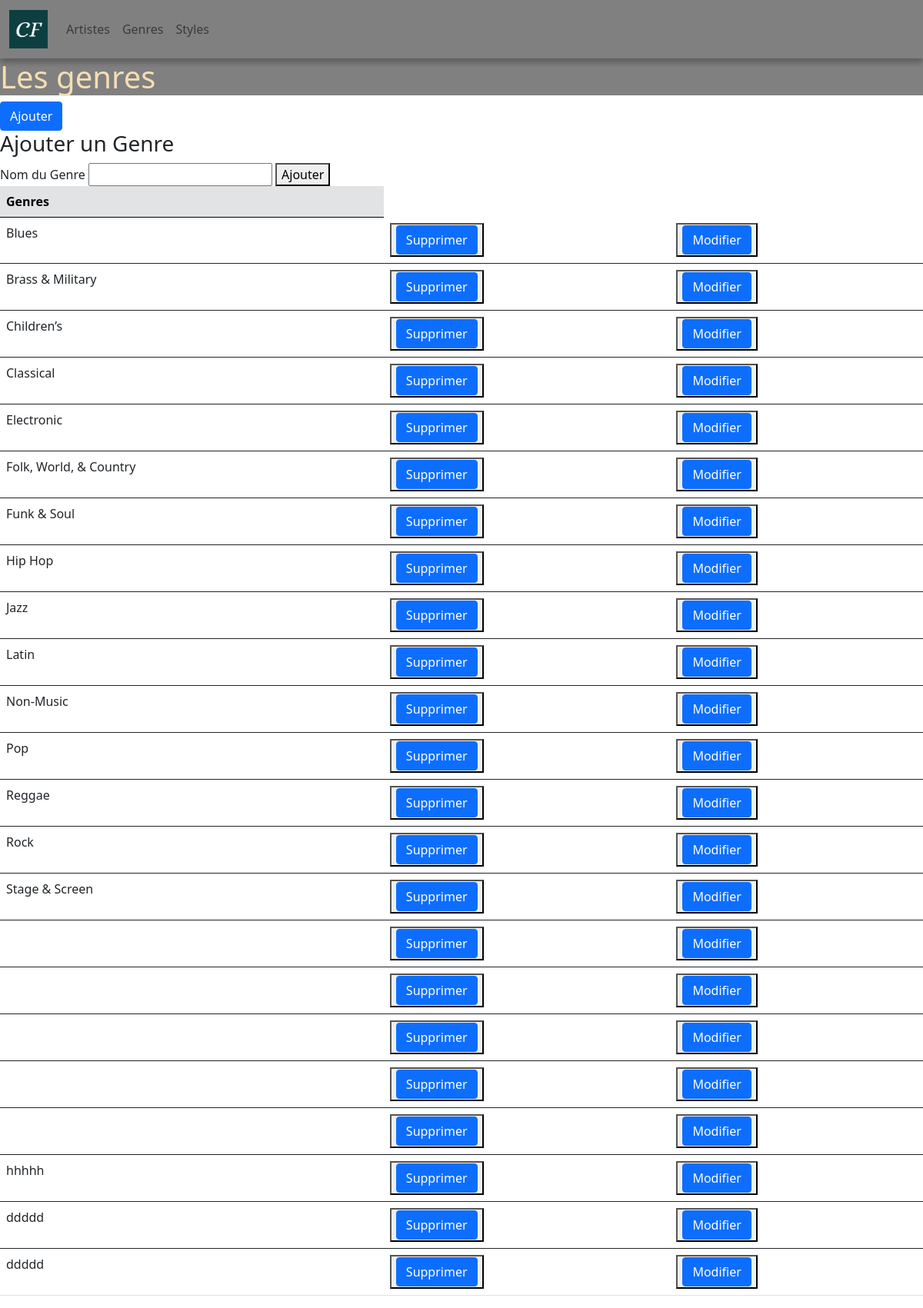
Page /eval_findlay2/genre.php on the committed database.
### tables this page shows
CREATE TABLE `genres` (
  `genre_id` int(11) NOT NULL,
  `genre_name` varchar(255) DEFAULT NULL
);

### eval_findlay2/genre.php (the view, shortened to what this page needs)
<!doctype html>
<html lang="fr">
<head>
    <link href="https://cdn.jsdelivr.net/npm/bootstrap@5.1.0/dist/css/bootstrap.min.css" rel="stylesheet"
>
</head>
<body>
    <?php
require_once 'menu.php';
?>
    <div>
        <h1>Les genres</h1>
        <a class="btn btn-primary" href="createGenre.php" role="button">Ajouter</a>
    </div>
    <?php
try {
    $connexion = new PDO(DB_DRIVER . ":host=" . DB_HOST . ";dbname=" . DB_NAME . ";charset=" . DB_CHARSET, DB_LOGIN, DB_PASS, DB_OPTIONS);
} catch (PDOException $e) {
    exit("❌🙀💀 OOPS :\n" . $e->getMessage());
}
$requeteSelectionTable = "SELECT * FROM `genres`";
$prepare = $connexion->prepare($requeteSelectionTable);
$prepare->execute();
$resultat = $prepare->fetchAll();
?>
    <h3>Ajouter un Genre</h3>
    <form method="post">
        <label>Nom du Genre</label>
        <input type="text" name="genre_name" required>
        <button type="submit" name="ajouter" value="ajouter">Ajouter</button>
    </form>
    <table class="table">
        <thead>
            <tr class="table-secondary">
                <th scope="col">Genres</th>
            </tr>
        </thead>
        <?php foreach ($resultat as $genre) {?>
        <tbody>
            <tr>
                <td><?=(htmlentities($genre['genre_name']))?></td>
                <td><button type="submit" onclick="return confirm('Êtes-vous sûr de vouloir supprimer ce genre ?');"><a
                            class="btn btn-primary " href="genre.php?id=<?=$genre['genre_id']?>">Supprimer</a></button>
                </td>
                <td><button type="submit"><a class="btn btn-primary"
                            href="genre.php?genre_id=<?=$genre['genre_id']?>">Modifier</a></button></td>
            </tr>
        </tbody>
        <?php
}
?>
    </table>
</body>
</html>

### eval_findlay2/menu.php (shortened to what this page needs)
<!DOCTYPE html>
<html lang="en">
<head>
    <link rel="stylesheet" href="css/style.css">
</head>
<body>
    <nav class="navbar navbar-expand-lg navbar-light bg-light">
    <div class="container-fluid">
    <a class="navbar-brand" href="index.php"><img src="img/findlay_logo2.png" width="50px" height="50px" alt="logo bleu et or findlay"></a>
        <div class="collapse navbar-collapse" id="navbarSupportedContent">
        <ul class="navbar-nav me-auto mb-2 mb-lg-0">
            <li class="nav-item">
                <a class="nav-link" href="index.php">Artistes</a>
            </li>
            <li class="nav-item">
                <a class="nav-link" href="genre.php">Genres</a>
            </li>
            <li class="nav-item">
                <a class="nav-link" href="style.php">Styles</a>
            </li>
        </ul>
    </div>
    </nav>
</body>
</html>

### eval_findlay2/css/style.css (style rules this page uses)
h1 { color: wheat; background-color: gray; }
.bg-light { background-color: gray !important; box-shadow: 0 5px 8px rgba(0, 0, 0, .3); }

### rows in the picture
genres: genre_name "Blues"
genres: genre_name "Brass & Military"
genres: genre_name "Children’s"
genres: genre_name "Classical"
genres: genre_name "Electronic"
genres: genre_name "Folk, World, & Country"
genres: genre_name "Funk & Soul"
genres: genre_name "Hip Hop"
genres: genre_name "Jazz"
genres: genre_name "Latin"
genres: genre_name "Non-Music"
genres: genre_name "Pop"
genres: genre_name "Reggae"
genres: genre_name "Rock"
genres: genre_name "Stage & Screen"
genres: genre_name "hhhhh"
genres: genre_name "ddddd"
genres: genre_name "ddddd"
